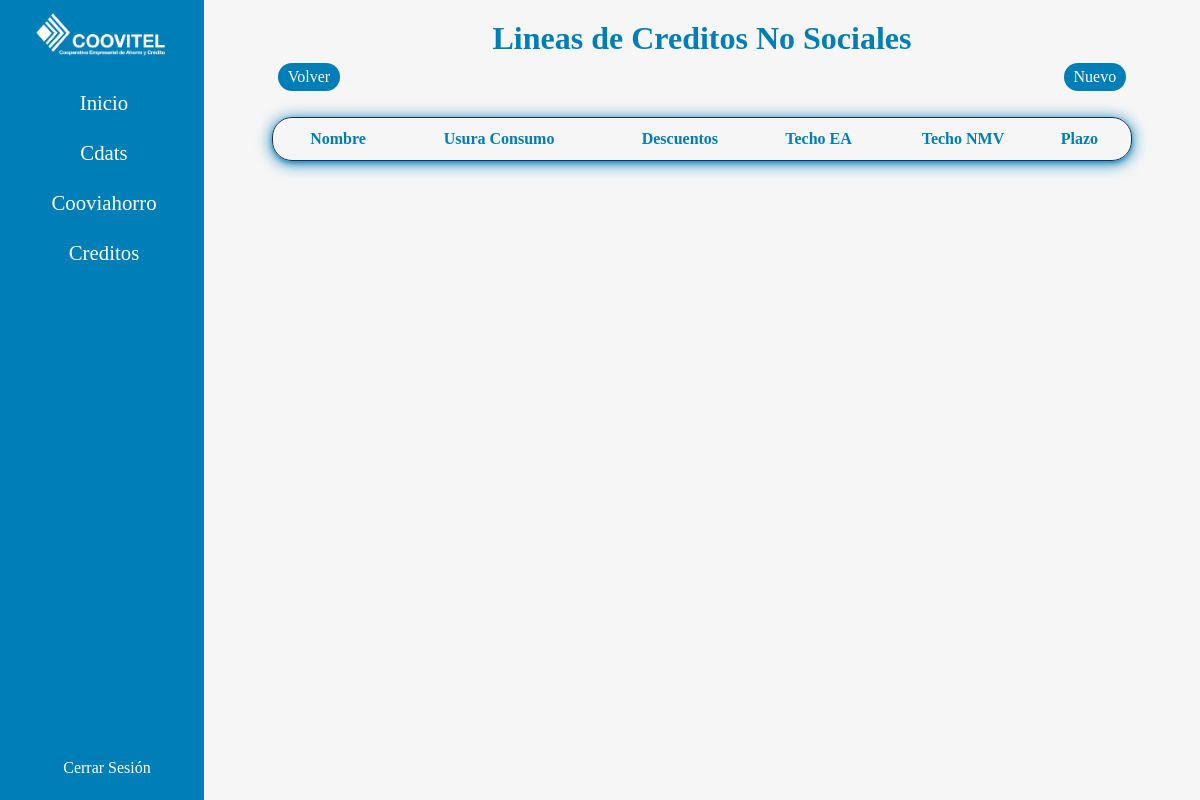
/nosociales/ (signed in), run on an earlier commit of the app's database.
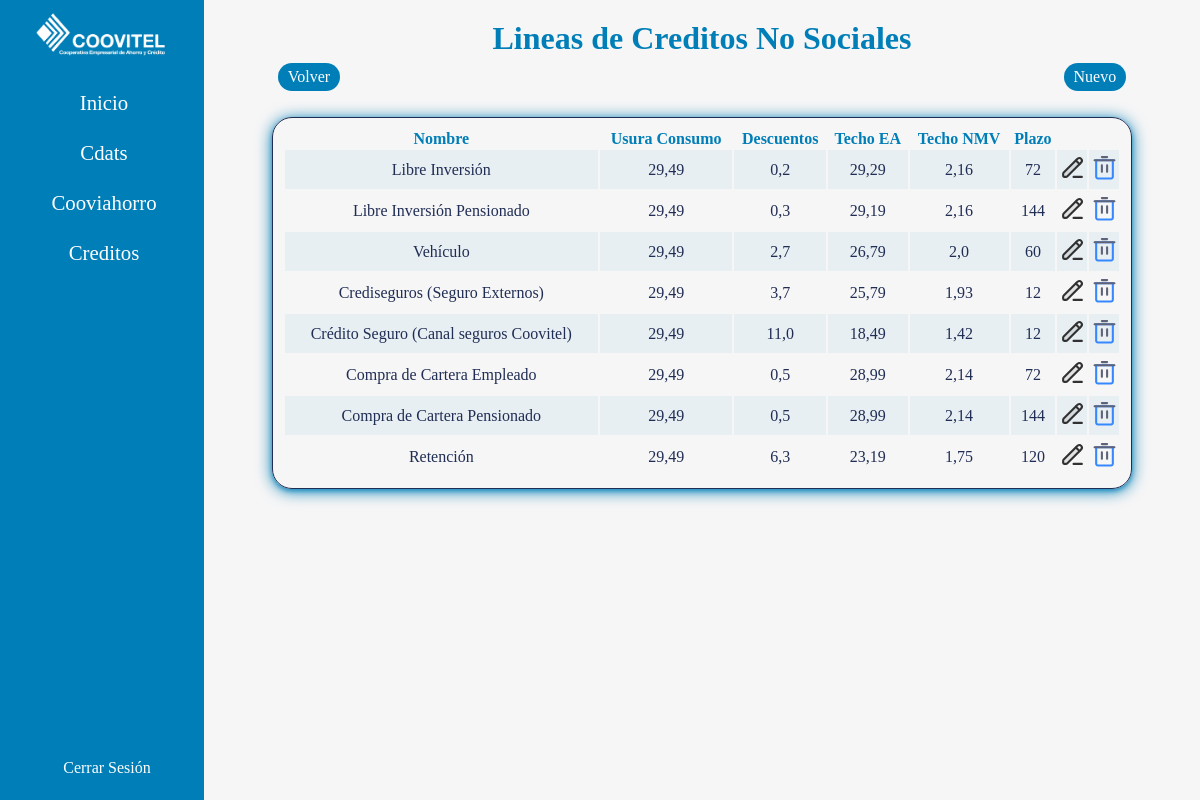
And on a later commit of the database.
### controls/models.py (models this page shows, shortened)
class NoSociales(models.Model):
    name = models.CharField(max_length=200)
    usura = models.FloatField()
    descuentos = models.FloatField()
    techoEA = models.FloatField()
    techoNMV = models.FloatField()
    plazo = models.IntegerField()

### controls/views.py (the view)
# urls.py: path("nosociales/", views.noSociales, name="nosociales"),
@login_required
def noSociales(request):
    nosociales = NoSociales.objects.all()
    return render(request, 'noSociales/noSociales.html', {'nosociales': nosociales})

### controls/templates/noSociales/noSociales.html (shortened to what this page needs)
{% extends 'base.html' %}
{% load humanize %}
{% block content %}
    <div class="types">
        <h1 class="title-type">Lineas de Creditos No Sociales</h1>
        <div class="buttons">
            <a class="bts" href="{% url 'admin' %}">Volver</a>
            <a class="bts" href="{% url 'createnosociales' %}">Nuevo</a>
        </div>
        <table>
            <tr>
                <th>Nombre</th>
                <th>Usura Consumo</th>
                <th>Descuentos</th>
                <th>Techo EA</th>
                <th>Techo NMV</th>
                <th>Plazo</th>
                <th></th>
                <th></th>
            </tr>
            {% for registro in nosociales%}
                <tr>
                    <td>{{registro.name}}</td>
                    <td>{{registro.usura}}</td>
                    <td>{{registro.descuentos}}</td>
                    <td>{{registro.techoEA}}</td>
                    <td>{{registro.techoNMV}}</td>
                    <td>{{registro.plazo}}</td>
                    <td class="tb">
                        <a href="{% url 'updatenosociales' registro.id%}">
                        </a>
                    </td>
                    <td class="tb">
                        <a onclick="return confirm('Esta seguro de eliminar esta Linea No Social?')" href="{% url 'deletenosociales' registro.id %}">
                        </a>
                    </td>
                </tr>
            {% endfor %}
        </table>
    </div>
{% endblock %}

What changed in the data, as far as the page shows it:
added NoSociales: name "Libre Inversión", usura "29,49", descuentos "0,2", techoEA "29,29", techoNMV "2,16", plazo "72"
added NoSociales: name "Libre Inversión Pensionado", usura "29,49", descuentos "0,3", techoEA "29,19", techoNMV "2,16", plazo "144"
added NoSociales: name "Vehículo", usura "29,49", descuentos "2,7", techoEA "26,79", techoNMV "2,0", plazo "60"
added NoSociales: name "Crediseguros (Seguro Externos)", usura "29,49", descuentos "3,7", techoEA "25,79", techoNMV "1,93", plazo "12"
added NoSociales: name "Crédito Seguro (Canal seguros Coovitel)", usura "29,49", descuentos "11,0", techoEA "18,49", techoNMV "1,42", plazo "12"
added NoSociales: name "Compra de Cartera Empleado", usura "29,49", descuentos "0,5", techoEA "28,99", techoNMV "2,14", plazo "72"
added NoSociales: name "Compra de Cartera Pensionado", usura "29,49", descuentos "0,5", techoEA "28,99", techoNMV "2,14", plazo "144"
added NoSociales: name "Retención", usura "29,49", descuentos "6,3", techoEA "23,19", techoNMV "1,75", plazo "120"
